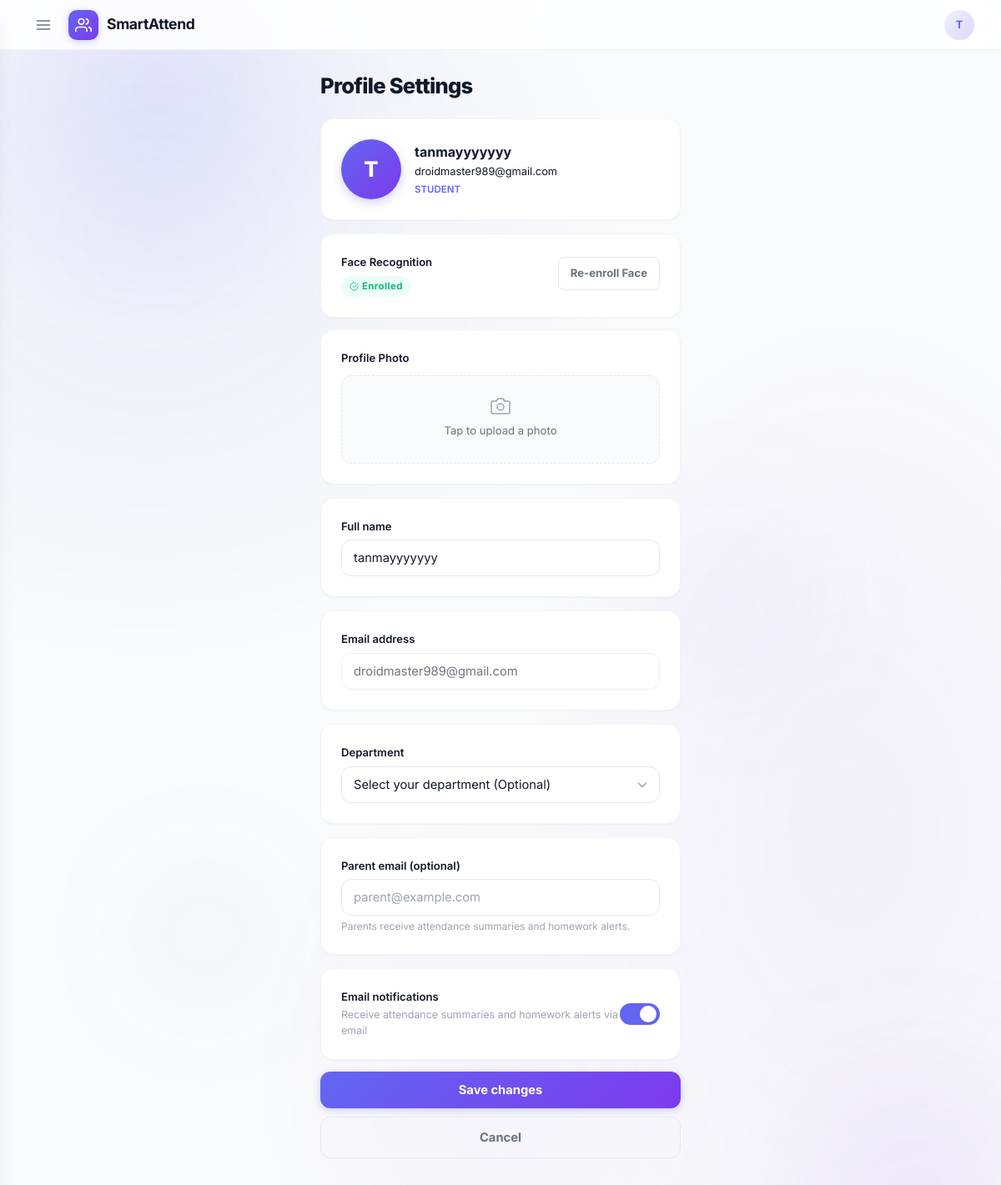
Screenshot of /auth/profile (signed in) with the database file from the repository.
### app/models.py (models this page shows, shortened)
class User(UserMixin, db.Model):
    id            = db.Column(db.Integer, primary_key=True)
    name          = db.Column(db.String(100))
    email         = db.Column(db.String(100), unique=True)
    password      = db.Column(db.String(200))
    role          = db.Column(db.String(10))   # 'student', 'teacher', 'hod', 'principal'
    is_admin      = db.Column(db.Boolean, default=False)
    profile_photo = db.Column(db.String(200), nullable=True)  # filename in uploads/
    email_notifications = db.Column(db.Boolean, default=True)
    department_id = db.Column(db.Integer, db.ForeignKey('department.id'), nullable=True)
    department = db.relationship('Department', backref='members', foreign_keys=[department_id])

### app/routes/auth.py (the view, shortened to what this page needs)
@auth_bp.route('/profile', methods=['GET', 'POST'])
@login_required
def profile():
    departments = Department.query.order_by(Department.name).all()
    return render_template('auth/profile.html',
                           departments=departments,
                           vapid_public_key=current_app.config.get('VAPID_PUBLIC_KEY', ''))

### app/models.py (called while the page is built)
@login_manager.user_loader
def load_user(user_id):
    return db.session.get(User, int(user_id))

### app/templates/auth/profile.html (shortened to what this page needs)
{% extends "base.html" %}
{% block content %}
<div class="page" style="max-width:480px;">
  <div class="page-title" style="margin-bottom:20px;">Profile Settings</div>
  <div class="card mb-3">
    <div class="card-body" style="display:flex;align-items:center;gap:16px;">
      <div id="avatar-preview" class="profile-avatar-lg">
        {% if current_user.profile_photo %}
        <img src="/static/uploads/{{ current_user.profile_photo }}" alt="Profile">
        {% else %}
        <span>{{ current_user.name[0]|upper }}</span>
        {% endif %}
      </div>
      <div>
        <div style="font-weight:700;font-size:1rem;">{{ current_user.name }}</div>
        <div style="font-size:.8rem;color:var(--text-3);margin-top:2px;">{{ current_user.email }}</div>
        <div style="font-size:.72rem;color:var(--brand);font-weight:600;margin-top:4px;text-transform:uppercase;">{{ current_user.role }}</div>
      </div>
    </div>
  </div>
  {% if current_user.role == 'student' %}
  <div class="card mb-3">
    <div class="card-body" style="display:flex;align-items:center;justify-content:space-between;gap:16px;">
      <div>
        <div class="label" style="margin-bottom:6px;">Face Recognition</div>
        <div>
          {% if current_user.student and current_user.student.face_embedding %}
          <span class="badge badge-present">
            <svg viewBox="0 0 24 24" fill="none" stroke="currentColor" stroke-width="2" stroke-linecap="round" stroke-linejoin="round"><path d="M22 11.08V12a10 10 0 1 1-5.93-9.14"/><polyline points="22 4 12 14.01 9 11.01"/></svg>
            Enrolled
          </span>
          {% else %}
          <span class="badge badge-absent">
            <svg viewBox="0 0 24 24" fill="none" stroke="currentColor" stroke-width="2" stroke-linecap="round" stroke-linejoin="round"><circle cx="12" cy="12" r="10"/><line x1="12" y1="8" x2="12" y2="12"/><line x1="12" y1="16" x2="12.01" y2="16"/></svg>
            Not Enrolled
          </span>
          {% endif %}
        </div>
      </div>
      <div>
        {% if current_user.student and current_user.student.face_embedding %}
        <a href="{{ url_for('student.enroll') }}" class="btn btn-ghost btn-sm" style="margin:0;display:inline-block;width:auto;">Re-enroll Face</a>
        {% else %}
        <a href="{{ url_for('student.enroll') }}" class="btn btn-primary btn-sm" style="margin:0;display:inline-block;width:auto;">Enroll Face</a>
        {% endif %}
      </div>
    </div>
  </div>
  {% endif %}
  <form method="POST" action="/auth/profile" enctype="multipart/form-data">
    <div class="card mb-3">
      <div class="card-body">
        <div class="label" style="margin-bottom:10px;">Profile Photo</div>
        <label class="drop-zone" id="photo-drop">
          <svg viewBox="0 0 24 24" fill="none" stroke="currentColor" stroke-width="1.5" stroke-linecap="round" stroke-linejoin="round"><path d="M23 19a2 2 0 0 1-2 2H3a2 2 0 0 1-2-2V8a2 2 0 0 1 2-2h4l2-3h6l2 3h4a2 2 0 0 1 2 2z"/><circle cx="12" cy="13" r="4"/></svg>
          <div class="dz-label">Tap to upload a photo</div>
        </label>
      </div>
    </div>
    <div class="card mb-3">
      <div class="card-body">
        <div class="field">
          <label class="label">Full name</label>
          <input type="text" name="name" class="input" value="{{ current_user.name }}" required>
        </div>
      </div>
    </div>
    <div class="card mb-3">
      <div class="card-body">
        <div class="field" style="margin-bottom:0;">
          <label class="label">Email address</label>
          <input type="email" class="input" value="{{ current_user.email }}" disabled style="opacity:.6;cursor:not-allowed;">
        </div>
      </div>
    </div>
    {% if not current_user.is_admin and current_user.role in ['student', 'teacher'] %}
    <div class="card mb-3">
      <div class="card-body">
        <div class="field" style="margin-bottom:0;">
          <label class="label">Department</label>
          <select name="department_id" class="select">
            <option value="">Select your department (Optional)</option>
          </select>
        </div>
      </div>
    </div>
    {% endif %}
    {% if current_user.role == 'student' %}
    <div class="card mb-3">
      <div class="card-body">
        <div class="field" style="margin-bottom:0;">
          <label class="label">Parent email (optional)</label>
          <input type="email" name="parent_email" class="input"
                 value="{{ current_user.student.parent_email if current_user.student and current_user.student.parent_email else '' }}"
                 placeholder="parent@example.com">
          <div style="font-size:0.75rem;color:var(--text-tertiary);margin-top:4px;">Parents receive attendance summaries and homework alerts.</div>
        </div>
      </div>
    </div>
    {% endif %}
    <div class="card mb-3">
      <div class="card-body" style="display:flex;align-items:center;justify-content:space-between;">
        <div>
          <div class="label" style="margin-bottom:2px;">Email notifications</div>
          <div style="font-size:0.78rem;color:var(--text-tertiary);">Receive attendance summaries and homework alerts via email</div>
        </div>
        <label style="position:relative;display:inline-block;width:48px;height:26px;flex-shrink:0;">
          <span style="position:absolute;content:'';height:20px;width:20px;left:{% if current_user.email_notifications %}24px{% else %}3px{% endif %};bottom:3px;background:#fff;border-radius:50%;transition:.3s;box-shadow:0 1px 3px rgba(0,0,0,.15);"></span>
        </label>
      </div>
    </div>
    <button type="submit" class="btn btn-primary">Save changes</button>
    <a href="javascript:history.back()" class="btn btn-ghost" style="margin-top:10px;">Cancel</a>
  </form>
</div>
{% endblock %}

### app/templates/base.html (shortened to what this page needs)
<!DOCTYPE html>
<html lang="en">
<head>
  <link rel="stylesheet" href="{{ url_for('static', filename='css/style.css') }}">
</head>
<body>
<div class="cosmic-orbs" aria-hidden="true">
  <div class="cosmic-orb cosmic-orb--1"></div>
  <div class="cosmic-orb cosmic-orb--2"></div>
  <div class="cosmic-orb cosmic-orb--3"></div>
  <div class="cosmic-orb cosmic-orb--4"></div>
</div>
{% if current_user.is_authenticated %}
<header class="app-bar" id="app-bar">
  <div class="bar-brand">
    <button class="hamburger" onclick="openDrawer()" title="Menu">
      <svg viewBox="0 0 24 24" fill="none" stroke="currentColor" stroke-width="2" stroke-linecap="round"><line x1="3" y1="6" x2="21" y2="6"/><line x1="3" y1="12" x2="21" y2="12"/><line x1="3" y1="18" x2="21" y2="18"/></svg>
    </button>
    <div class="bar-logo">
      <svg viewBox="0 0 24 24" fill="none" stroke="currentColor" stroke-width="2" stroke-linecap="round" stroke-linejoin="round">
        <path d="M17 21v-2a4 4 0 0 0-4-4H5a4 4 0 0 0-4 4v2"/>
        <circle cx="9" cy="7" r="4"/>
        <path d="M23 21v-2a4 4 0 0 0-3-3.87"/>
        <path d="M16 3.13a4 4 0 0 1 0 7.75"/>
      </svg>
    </div>
    SmartAttend
  </div>
  <div class="bar-right">
    <a href="/auth/profile" class="bar-avatar-link" title="Profile">
      <div class="bar-avatar">
        {% if current_user.profile_photo %}
        <img src="/static/uploads/{{ current_user.profile_photo }}" alt="" style="width:100%;height:100%;object-fit:cover;border-radius:50%;">
        {% else %}
        {{ current_user.name[0]|upper }}
        {% endif %}
      </div>
    </a>
  </div>
</header>
{% endif %}
{% block content %}{% endblock %}
</body>
</html>

### rows the page displays
User: name "T", name "tanmayyyyyyy", email "droidmaster989@gmail.com", role "STUDENT"
